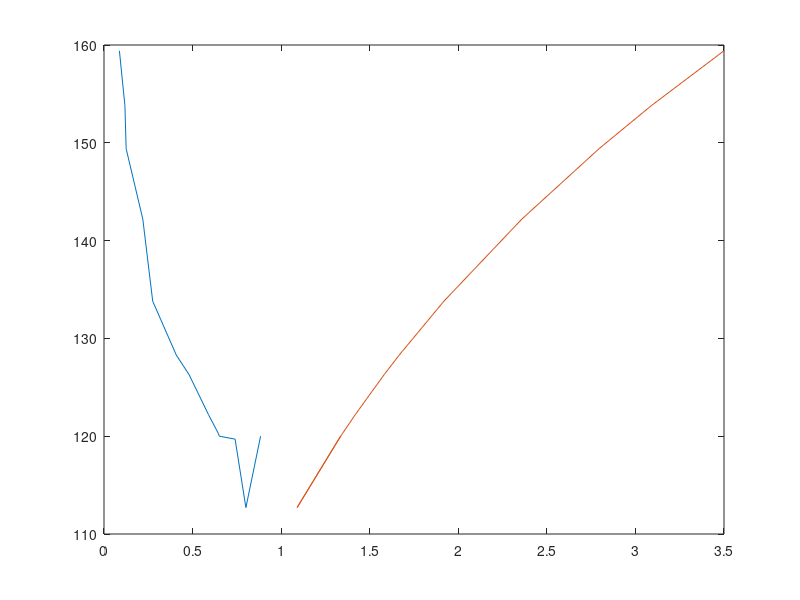

This figure's MATLAB source:

% temperature scale %
T = [159.40 153.80 149.40 142.20 133.80 128.30 126.30 122.20 120.30 120.00 119.70 112.70 120.00] ;
% mole fraction of component 1 %
x1i = [0.0870 0.1180 0.1250 0.2190 0.2750 0.4080 0.4800 0.5900 0.6450 0.6510 0.7400 0.8010 0.8840 ];
% mole fraction of compound 2
x2i = 1-x1i;
%vapour mole fraction of component 1
y1exp = [0.5120 0.6210 0.6250 0.7850 0.8070 0.8720 0.8910 0.9160 0.9280 0.9260 0.9460 0.9540 0.9750];
% size of  temperature scale %
[m,n] = size(T);
y1=zeros(m,n);
y2=zeros(m,n);
% plot(x1,y1);
% hold on;
% plot(1-x1,1-y1);
% hold off;
%    data given   %
P = 740.00;
A12 = 123.2046;
A21 = 624.0752;
gamma1inf = 2.12;
gamma2inf = 2.46;
V1L = 106.85;
V2L = 83.14;
R = 8.314;
i=1;
while(i<=n)
    lamma12 = V2L/V1L*(exp(-A12/R*T(1,i)));
    lamma21 = V1L/V2L*(exp(-A21/R*T(1,i)));
    E = -log(x1i(1,i)+(1-x1i(1,i))*lamma12);
    F = -log((1-x1i(1,i))+lamma21*x1i(1,i));
    G = (1-x1i(1,i))*(lamma12/(x1i(1,i)+lamma12*(1-x1i(1,i))) - lamma21/((1-x1i(1,i)) + lamma21*x1i(1,i)));
    H = -x1i(1,i)*(lamma12/(x1i(1,i)+lamma12*(1-x1i(1,i))) - lamma21/((1-x1i(1,i)) + lamma21*x1i(1,i)));
    gamma1 = exp(E+G);
    gamma2 = exp(F+H);

%Antoine constant
    %for toulene
        At = 6.99049;
        Bt = 1346.860;
        Ct = 217.101;
    P1sat = 10^(At-Bt/(T(1,i)+Ct));
    y1(1,i) = x1i(1,i)*gamma1*P1sat/P ;
    
    %for phenol
        Ap = 6.93051;
        Bp = 1382.650;
        Cp = 159.493;
    P2sat = 10^(Ap-Bp/(T(1,i)+Cp));
    y2(1,i) = x2i(1,i)*gamma2*P2sat/P ;

    i=i+1;

end
plot(x1i,T);
hold on;
plot(y1,T);
hold off
